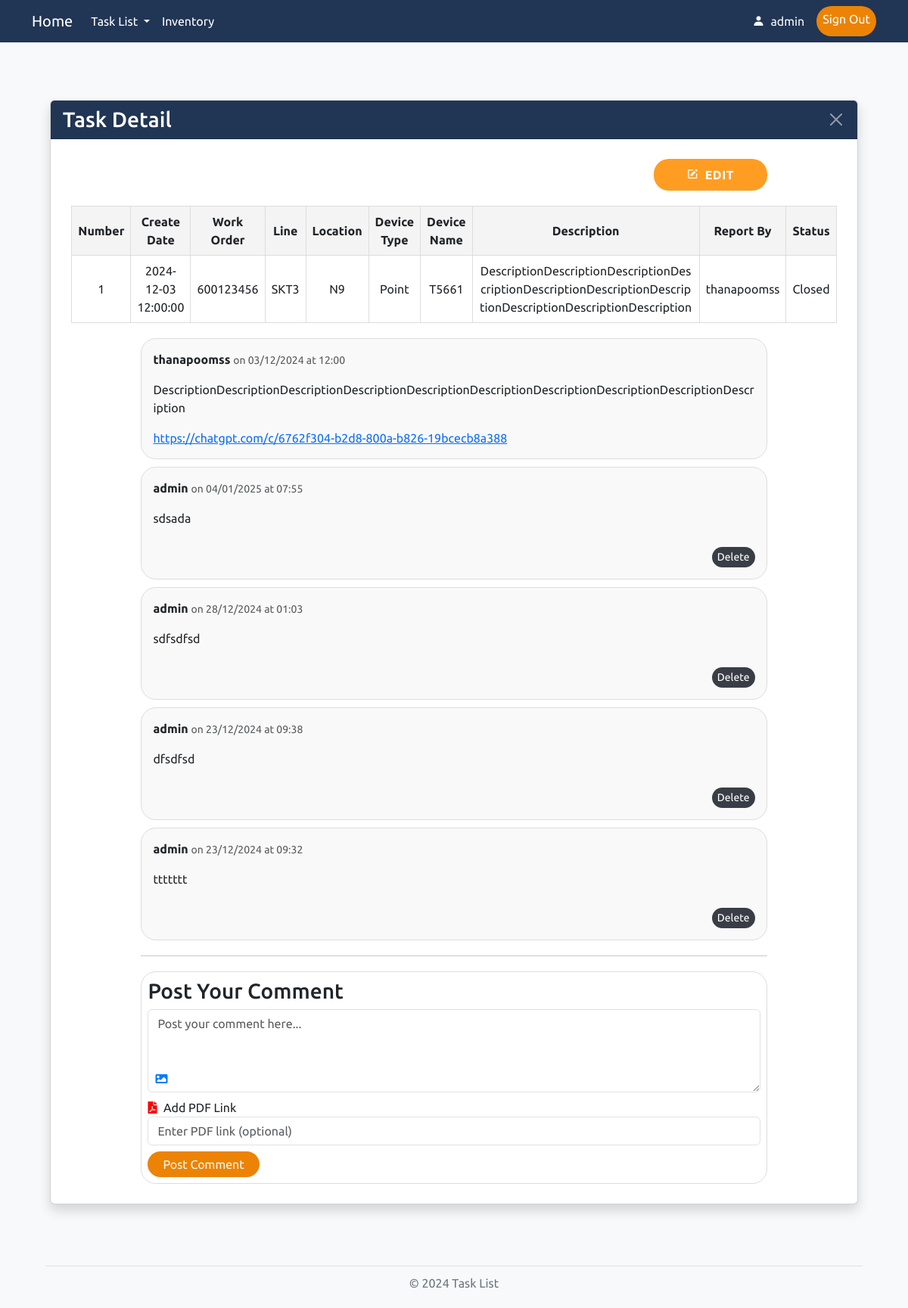
The page /work/1 (signed in) on the database as committed earlier.
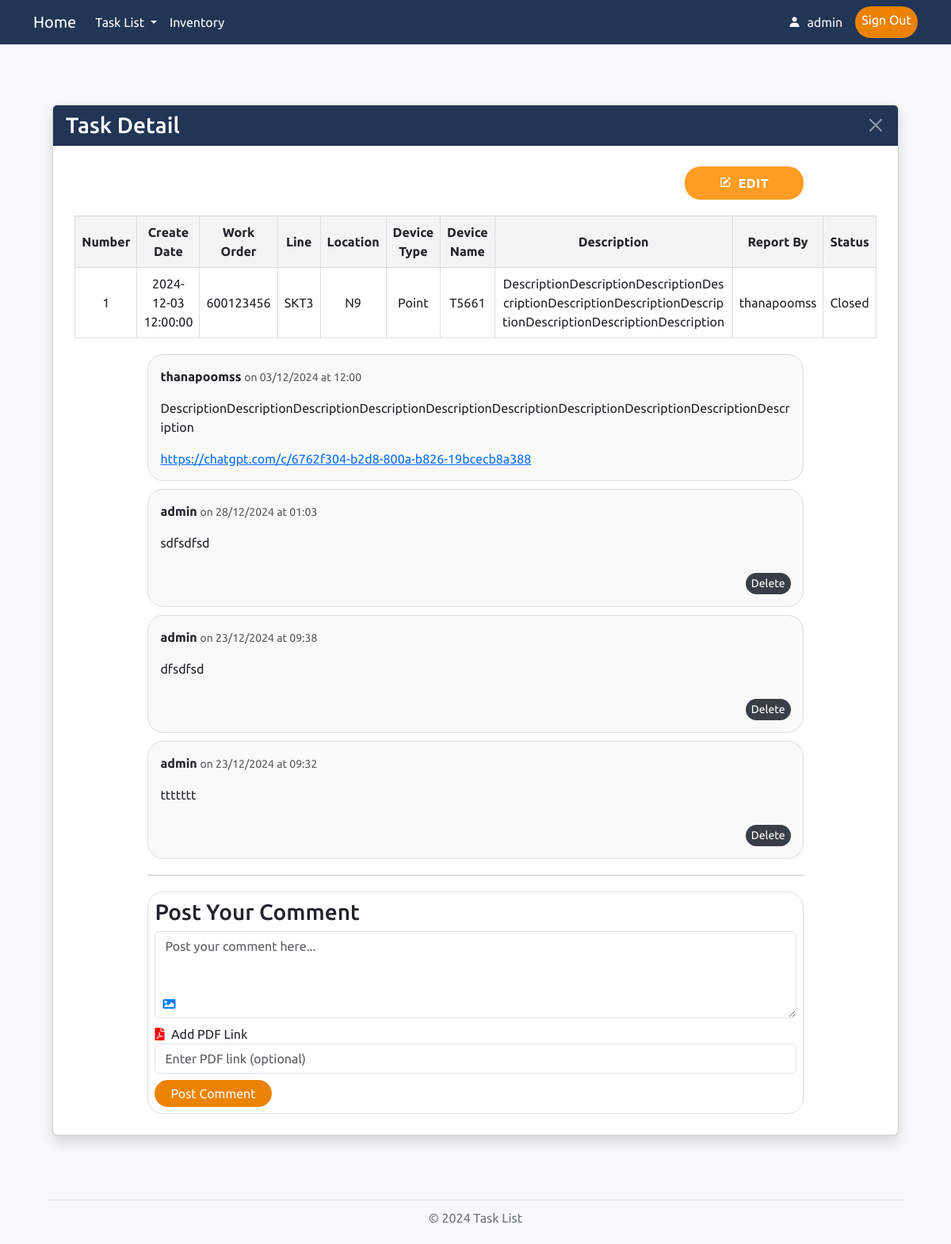
The same page on the database as committed later.
### models.py (models this page shows, shortened)
class User(UserMixin, db.Model):
    id = db.Column(db.Integer, primary_key=True)
    username = db.Column(db.String(50), unique=True, nullable=False)
    password = db.Column(db.String(255), nullable=False)
    role = db.Column(db.String(20), nullable=False)

class Work(db.Model):
    number = db.Column(db.Integer, primary_key=True, autoincrement=True)  # เลข 6 หลัก รันอัตโนมัติ
    create_date = db.Column(db.DateTime, default=now_utc)  # วันที่และเวลา สร้างอัตโนมัติ
    work_order = db.Column(db.String(50), nullable=False)          # Work Order
    line_id = db.Column(db.Integer, db.ForeignKey('line.id'), nullable=True)
    location_id = db.Column(db.Integer, db.ForeignKey('location.id'), nullable=True)
    device_type_id = db.Column(db.Integer, db.ForeignKey('device_type.id'), nullable=True)
    device_name_id = db.Column(db.Integer, db.ForeignKey('device_name.id'), nullable=True)
    description = db.Column(db.Text, nullable=False)               # รายละเอียด
    report_by = db.Column(db.String(50), nullable=False)           # ผู้รายงาน
    status = db.Column(db.String(20), nullable=False, default="open")  # สถานะ (ค่าเริ่มต้น: open)
    link = db.Column(db.String(255), nullable=True)           # URL ของไฟล์
    line = db.relationship('Line', backref='works')
    location = db.relationship('Location', backref='works')
    device_type = db.relationship('DeviceType', backref='works')
    device_name = db.relationship('DeviceName', backref='works')

class Line(db.Model):
    id = db.Column(db.Integer, primary_key=True)
    name = db.Column(db.String(50), nullable=False, unique=True)

class Location(db.Model):
    id = db.Column(db.Integer, primary_key=True)
    name = db.Column(db.String(50), nullable=False)
    line_id = db.Column(db.Integer, db.ForeignKey('line.id'), nullable=False)
    line = db.relationship('Line', backref=db.backref('locations', lazy=True))

class DeviceType(db.Model):
    id = db.Column(db.Integer, primary_key=True)
    name = db.Column(db.String(50), nullable=False)
    line_id = db.Column(db.Integer, db.ForeignKey('line.id'), nullable=False)
    line = db.relationship('Line', backref=db.backref('device_types', lazy=True))

class DeviceName(db.Model):
    id = db.Column(db.Integer, primary_key=True)
    name = db.Column(db.String(100), nullable=False)
    device_type_id = db.Column(db.Integer, db.ForeignKey('device_type.id'), nullable=False)
    location_id = db.Column(db.Integer, db.ForeignKey('location.id'), nullable=False)
    device_type = db.relationship('DeviceType', backref=db.backref('device_names', lazy=True))
    location = db.relationship('Location', backref=db.backref('device_names', lazy=True))
    bound = db.Column(db.String(100), nullable=True)
    inandout = db.Column(db.String(100), nullable=True)
    serial_number = db.Column(db.String(100), nullable=True)

class Comment(db.Model):
    id = db.Column(db.Integer, primary_key=True)
    work_id = db.Column(db.Integer, db.ForeignKey('work.number'), nullable=False)
    user_id = db.Column(db.Integer, db.ForeignKey('user.id'), nullable=False)
    content = db.Column(db.Text, nullable=False)
    timestamp = db.Column(db.DateTime, default=now_utc, nullable=False)
    pdf_url = db.Column(db.String(255), nullable=True)  # URL ของ PDF (สามารถเว้นว่างได้)
    image_url = db.Column(db.String(255), nullable=True)  # URL ของรูปภาพ (สามารถเว้นว่างได้)
    user = db.relationship('User', backref='comments')
    work = db.relationship('Work', backref='comments')

### routes.py (the view, shortened to what this page needs)
    @app.route('/work/<int:number>', methods=['GET', 'POST'])
    @login_required
    def work_detail(number):
        works = Work.query.get(number)
        if not works:
            abort(404)
        line = works.line
        location = works.location
        device_type = works.device_type
        device_name = works.device_name
        form = CommentForm()
        comments = Comment.query.filter_by(work_id=number).order_by(Comment.timestamp.desc()).all()
        return render_template(
        "work_detail.html",
        works=works,
        line=line,
        location=location,
        device_type=device_type,
        device_name=device_name,
        form=form,
        comments=comments
        )

### forms.py
class CommentForm(FlaskForm):
    comment = TextAreaField('Comment', validators=[DataRequired()])
    pdf_url = StringField('PDF Link', validators=[Optional(),])
    image = FileField('Image', validators=[Optional(), FileAllowed(['jpg', 'png', 'gif'], 'Images only!')])
    submit = SubmitField('Post Comment')

### app.py (called while the page is built)
@login_manager.user_loader
def load_user(user_id):      # โหลดผู้ใช้จากฐานข้อมูลตาม user_id
    return User.query.get(int(user_id))

### templates/work_detail.html (shortened to what this page needs)
{% import "bootstrap/wtf.html" as wtf %}
{% extends "layout.html" %}
{% block content %}
<!DOCTYPE html>
<html lang="en">
<head>
     <link rel="stylesheet" href="https://cdnjs.cloudflare.com/ajax/libs/font-awesome/5.15.4/css/all.min.css">
    <link rel="stylesheet" href="{{ url_for('static', filename='/style.css') }}">
	<link href="https://unpkg.com/boxicons@latest/css/boxicons.min.css" rel="stylesheet">
</head>
<div class="container my-2">
    <link rel="stylesheet" href="https://cdn.jsdelivr.net/npm/flatpickr/dist/flatpickr.min.css">
    <body class="bg-light">
        <div class="container py-5">
            <div class="card shadow">
                <div class="card-header custom-edit-header text-white d-flex justify-content-between align-items-center">
                    <h3 class="mb-0">Task Detail</h3>
                    <a href="{{ url_for('index') }}" class="btn-close btn-close-white" aria-label="Close"></a>
                </div>
                <div class="card-body">
                <div class="edit-btn-container">
                    <a href="{{ url_for('edit', number=works.number) }}" class="btn custom-edit-btn" style="width: 150px;"><i class='bx bxs-edit' ></i>Edit</a>
                </div>
                <table>
                    <thead>
                        <tr>
                            <th>Number</th>
                            <th>Create Date</th>
                            <th>Work Order</th>
                            <th>Line</th>
                            <th>Location</th>
                            <th>Device Type</th>
                            <th>Device Name</th>
                            <th>Description</th>
                            <th>Report By</th>
                            <th>Status</th>
                        </tr>
                    </thead>
                    <tbody>
                        <tr>
                            <td class="wrap-text">{{ works.number }}</td>
                            <td class="wrap-text">{{ works.create_date }}</td>
                            <td class="wrap-text">{{ works.work_order }}</td>
                            <td class="wrap-text">{{ works.line.name if line else 'N/A' }}</td>
                            <td class="wrap-text">{{ works.location.name if location else 'N/A' }}</td>
                            <td class="wrap-text">{{ works.device_type.name if device_type else 'N/A' }}</td>
                            <td class="wrap-text">{{ works.device_name.name if device_name else 'N/A' }}</td>
                            <td class="wrap-text">{{ works.description }}</td>
                            <td class="wrap-text">{{ works.report_by }}</td>
                            <td class="wrap-text">{{ works.status }}</td>
                        </tr>
                    </tbody>
                </table>
                <div class="comment-card">
                    <p><strong>{{ works.report_by }}</strong> <small class="text-muted">on {{ works.create_date.strftime('%d/%m/%Y at %H:%M') }}</small></p>
                    <p>{{ works.description }}</p>
                    <a href="{{ works.link }}" target="_blank">{{ works.link }}</a>
                </div>
                {% for comment in comments %}
                <div class="comment-card d-flex flex-column">
                    <div>
                        <p><strong>{{ comment.user.username }}</strong> <small class="text-muted">on {{ comment.timestamp.strftime('%d/%m/%Y at %H:%M') }}</small></p>
                        <p>{{ comment.content }}</p>
                    </div>
                    {% if comment.user_id == current_user.id %}
                    <form method="POST" action="{{ url_for('delete_comment', comment_id=comment.id) }}" class="align-self-end">
                        <button type="submit" class="btn btn-sm custom-delete-btn">Delete</button>
                    </form>
                    {% endif %}
                </div>
                {% endfor %}
                <hr>
                <div class="comment-box">
                    <h3>Post Your Comment</h3>
                    <form method="POST" action="{{ url_for('work_detail', number=works.number) }}"enctype="multipart/form-data">
                        <div class="form-group position-relative">
                            <div class="position-relative">
                                {{ form.comment(class="form-control", rows=4, placeholder="Post your comment here...") }}
                                <i class="fas fa-image upload-image-icon" style="cursor: pointer;"></i>
                            </div>
                        </div>
                        <div class="form-group mt-2">
                            <label for="pdf_url">
                                <i class="fas fa-file-pdf"></i> Add PDF Link
                            </label>
                            {{ form.pdf_url(class="form-control", placeholder="Enter PDF link (optional)") }}
                        </div>
                        <div class="form-group mt-2">
                            {{ form.submit(class="btn btn-primary custom-login-btn") }}
                        </div>
                    </form>
                </div>
    </body>
</div>
</html>
{% endblock %}

### templates/layout.html (shortened to what this page needs)
<!DOCTYPE html>
<html lang="en">
<head>
    <link href="https://cdn.jsdelivr.net/npm/bootstrap@5.3.3/dist/css/bootstrap.min.css" rel="stylesheet">
    <link rel="stylesheet" href="https://cdnjs.cloudflare.com/ajax/libs/font-awesome/6.0.0-beta3/css/all.min.css">
    <link rel="stylesheet" href="{{ url_for('static', filename='/style.css') }}">
	<link href="https://unpkg.com/boxicons@latest/css/boxicons.min.css" rel="stylesheet">
</head>
<body>
	<nav class="navbar navbar-expand-lg navbar-dark" id="custom-navbar">
		<div class="container">
			<a class="navbar-brand" href="/">Home</a>
			<div class="collapse navbar-collapse" id="navbarNav">
				<ul class="navbar-nav me-auto">
					<li class="nav-item dropdown">
						<a class="nav-link dropdown-toggle" href="/" id="navbarDropdown" role="button" data-bs-toggle="dropdown" aria-expanded="false">
							Task List
						</a>
					</li>
					<li class="nav-item">
						<a class="nav-link" href="{{ url_for('inventory') }}">Inventory</a>
					</li>
				</ul>
				<ul class="navbar-nav ms-auto">
					{% if current_user.is_authenticated %}
						<span class="navbar-text text-light me-3 navbar-text"><i class='bx bxs-user' ></i> {{ current_user.username }}</span>
						<a class="nav-link custom-login-btn" href="{{ url_for('logout') }}">Sign Out</a>
					{% else %}
						<a class="nav-link custom-login-btn" href="{{ url_for('login') }}">Sign In</a>
					{% endif %}
				</ul>
			</div>
		</div>
	</nav>
	<main class="container">
		{% block content %}
		{% endblock %}
	</main>
	<footer>
		<div class="footer-line"></div>
		<p class="footer-text">© 2024 Task List</p>
	</footer>
</body>
</html>

### static/style.css (style rules this page uses)
body { font-family: 'Ubuntu', sans-serif; background-color: #f8f9fa; color: #343a40; margin: 0; padding: 0; }
#custom-navbar { background-color: #213555; }
#custom-navbar .nav-link { color: #ffffff; }
main { flex: 1; padding: 20px; }
footer { padding: 5px 0; }
.footer-line { border-top: 1px solid #dee2e6; width: 90%; margin: 0 auto; }
.footer-text { text-align: center; margin-top: 10px; color: #6c757d; }
.navbar-text { display: flex; align-items: center; }
.navbar-text i { margin-right: 8px; }
.custom-login-btn { background-color: #EC8305; color: #FFFAEC; border: none; padding: 5px 20px; border-radius: 1.25rem; text-align: center; text-decoration: none; display: inline-block; font-size: 16px; }
.custom-delete-btn { display: inline-flex; align-items: center; padding: 2px 6px; background-color: #393E46; color: #ffffff; font-size: 14px; text-align: center; border-radius: 1.25rem; text-decoration: none; transition: background-color 0.3s ease, transform 0.2s ease; }
.custom-edit-header { background-color: #213555; color: white; }
table { width: 80%; margin: 20px auto; border-collapse: collapse; }
th, td { border: 1px solid #ddd; padding: 8px; text-align: center; }
th { background-color: #f4f4f4; }
.fa-file-pdf { color: red; margin-right: 5px; }
.comment-box { width: 80%; margin: 10px auto; padding: 8px; border: 1px solid #ddd; border-radius: 1.25rem; box-sizing: border-box; background-color: white; }
.comment-card { width: 80%; margin: 10px auto; padding: 15px; border: 1px solid #ddd; border-radius: 1.25rem; background-color: #f9f9f9; }
hr { width: 80%; display: block; margin: 20px auto; }
button { margin-top: 10px; }
.edit-btn-container { width: 80%; margin: 0 auto 20px auto; text-align: right; }
.wrap-text { white-space: normal; overflow-wrap: break-word; max-width: 300px; }
.position-relative { position: relative; }
.upload-image-icon { position: absolute; bottom: 10px; left: 10px; color: #007bff; }
.custom-edit-btn { background-color: #FF9D23; color: #fff; font-size: 16px; padding: 8px 20px; height: auto; border: 1px solid transparent; border-radius: 1.25rem; font-weight: 600; letter-spacing: 0.5px; text-transform: uppercase; margin-top: 10px; cursor: pointer; align-items: center; }
.custom-edit-btn i { margin-right: 8px; }

Rows that differ between the two databases and show on the page:
removed Comment: user.username "admin", timestamp "04/01/2025 at 07:55", content "sdsada"
